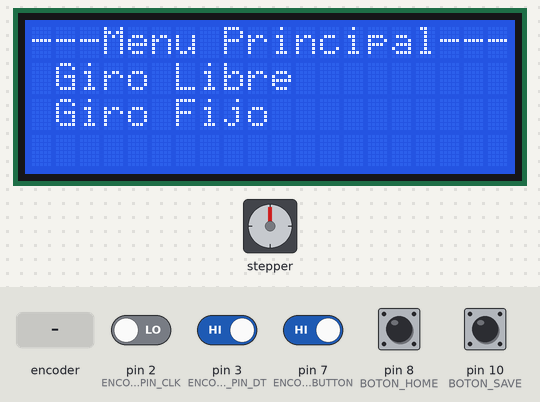
This sketch was run on a simulated Arduino Uno, built with avr-gcc and run on an emulated ATmega328P. Parts: 20×4 character LCD, stepper motor. The inputs (shaded band) are chosen by the test bench; at power-on: pin 3 (ENCODER_PIN_DT), pin 7 (ENCODER_BUTTON), pin 8 (BOTON_HOME), pin 10 (BOTON_SAVE) HIGH, pin 2 (ENCODER_PIN_CLK) LOW. Stepper angles assume 3200 steps per turn; what the sketch prints to the serial monitor is not drawn.

Above: at 1.3 s.
1.4 s: rotary encoder on pin 2 (ENCODER_PIN_CLK) / pin 3 (ENCODER_PIN_DT) turned 3 steps (first pin leading)
3.6 s: pin 7 (ENCODER_BUTTON) driven LOW
At 4.5 s:
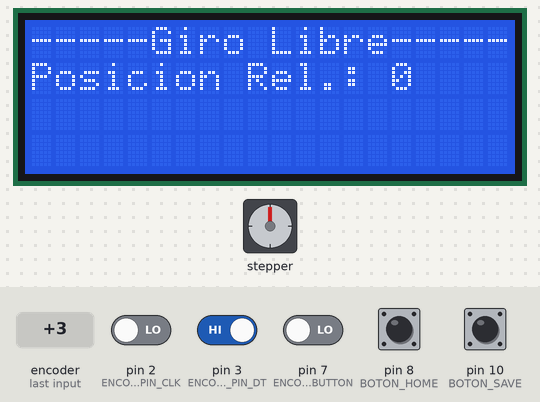
5.2 s: rotary encoder on pin 2 (ENCODER_PIN_CLK) / pin 3 (ENCODER_PIN_DT) turned 1 step (first pin leading)
At 5.35 s:
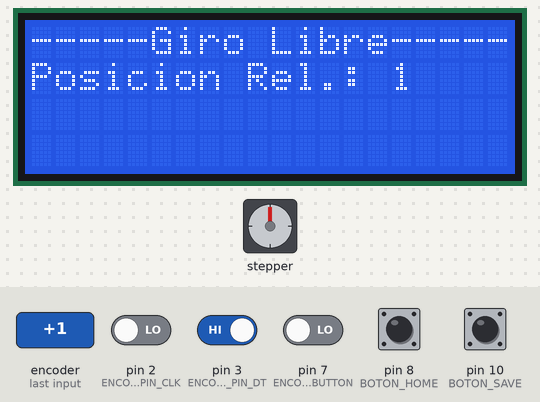
6.9 s: pin 8 (BOTON_HOME) pulled LOW for 0.15 s
At 7.7 s:
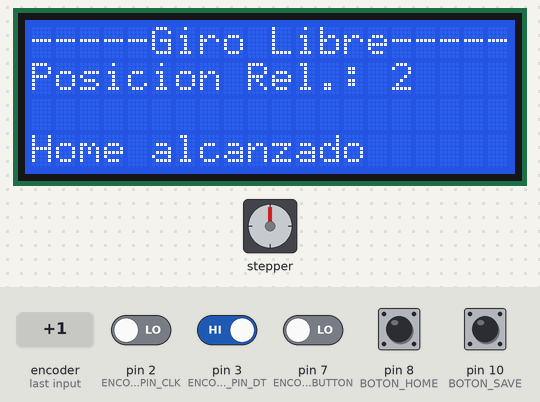
9.4 s: pin 10 (BOTON_SAVE) pulled LOW for 0.15 s
At 9.9 s:
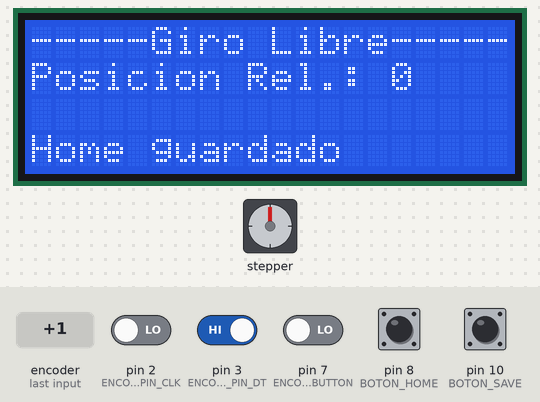
11.5 s: rotary encoder on pin 2 (ENCODER_PIN_CLK) / pin 3 (ENCODER_PIN_DT) turned 2 steps (second pin leading)
At 12.5 s:
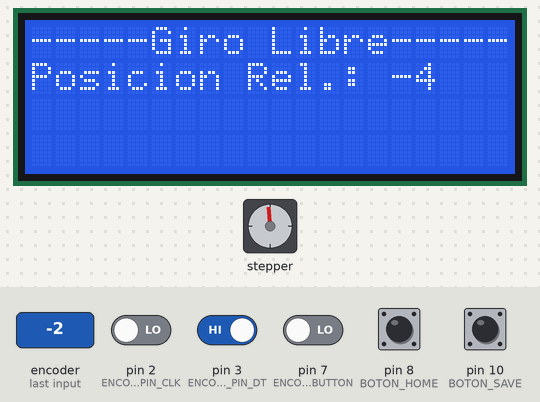
Timing chart, 0 to 14.4 s (numbered marks = the images above; inputs shaded):
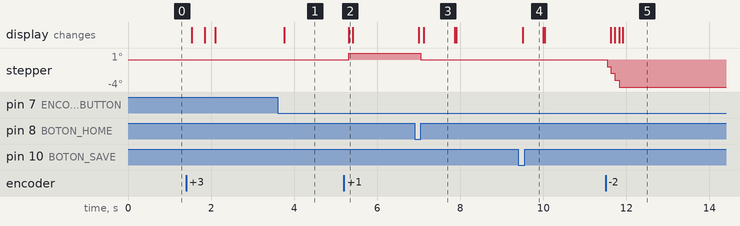

The sketch:

Girador_Muestras.ino
```cpp
// ================================================================
// GIRADOR DE MUESTRAS
// Versión  2.6 del día 6 de marzo de 2026
// ================================================================

// Librerías
#include <LiquidCrystal_I2C.h>
#include <LiquidMenu.h>
#include <AccelStepper.h>

// ================================================================
// CONFIGURACIÓN DE HARDWARE
// ================================================================

#define STEP_PIN          12
#define DIR_PIN           13
#define ENCODER_PIN_CLK   2
#define ENCODER_PIN_DT    3
#define ENCODER_BUTTON    7
#define BOTON_HOME        8
#define BOTON_GIRO        9
#define BOTON_SAVE        10

const int STEPS_PER_REV  = 200;
const int MICRO_STEPS    = 16;
const int MAX_SPEED      = 1000;
const int ACCELERATION   = 5000;

// ================================================================
// OBJETOS PRINCIPALES
// ================================================================

LiquidCrystal_I2C lcd(0x27, 20, 4);
AccelStepper stepper(AccelStepper::DRIVER, STEP_PIN, DIR_PIN);

// ================================================================
// CLASE BUTTON — DEBOUNCE NO BLOQUEANTE
// ================================================================

class Button {
  private:
    int pin;
    unsigned long lastDebounceTime;
    bool lastButtonState;
    bool buttonState;
    const unsigned long debounceDelay = 50;

  public:
    Button(int p) : pin(p), lastDebounceTime(0), lastButtonState(HIGH), buttonState(HIGH) {
      pinMode(pin, INPUT_PULLUP);
    }

    bool isPressed() {
      bool reading = digitalRead(pin);

      // Si cambió el estado, reiniciar el temporizador
      if (reading != lastButtonState) {
        lastDebounceTime = millis();
      }

      if ((millis() - lastDebounceTime) > debounceDelay) {
        if (reading != buttonState) {
          buttonState = reading;
          if (buttonState == LOW) {
            return true;
          }
        }
      }

      lastButtonState = reading;
      return false;
    }
};

Button encoderBtn(ENCODER_BUTTON);
Button botonSave(BOTON_SAVE);
Button botonHome(BOTON_HOME);
Button botonGiro(BOTON_GIRO);

// ================================================================
// VARIABLES GLOBALES
// ================================================================

volatile long encoderPos   = 0;
volatile int lastStateCLK  = 0;

long currentAngle    = 0;
long homeAngle       = 0;
long anguloAcumulado = 0;

bool inGiroLibre     = false;
bool inAnguloPreest  = false;
bool homingCompleted = false;

// ================================================================
// MENÚ
// ================================================================

LiquidLine headerPantalla1(0, 0, "---Menu Principal---");
LiquidLine linea1(1, 1, "Giro Libre");
LiquidLine linea2(1, 2, "Giro Fijo");
LiquidScreen pantalla1(headerPantalla1, linea1, linea2);

LiquidLine headerPantalla2(0, 0, "-----Giro Libre-----");
LiquidLine lineaAngulo(0, 1, "Posicion Rel.: ", currentAngle);
LiquidScreen pantalla2(headerPantalla2, lineaAngulo);

LiquidLine headerPantalla3(0, 0, "----Giro Manual----");
LiquidLine lineaAnguloPreest(0, 1, "Posicion Rel.: ", currentAngle);
LiquidLine lineaAngAcumulado(0, 2, "Posicion Abs.: ", anguloAcumulado);
LiquidScreen pantalla3(headerPantalla3, lineaAnguloPreest, lineaAngAcumulado);

LiquidMenu menu(lcd, pantalla1, pantalla2, pantalla3);

// ================================================================
// DECLARACIÓN DE FUNCIONES
// ================================================================

void handleMenuNavigation();
void handleGiroLibre();
void handleAnguloPreest();
void saveHomeAngle();
void returnToHome();
void resetEncoder();
void returnToMainMenu();
void updateEncoderPosition();
void encoderISR_A();
void fn_giro_libre();
void fn_angulo_preest();

// ================================================================
// SETUP
// ================================================================

void setup() {
  Serial.begin(9600);

  lcd.init();
  lcd.backlight();

  stepper.setMaxSpeed(MAX_SPEED);
  stepper.setAcceleration(ACCELERATION);

  attachInterrupt(digitalPinToInterrupt(ENCODER_PIN_CLK), encoderISR_A, CHANGE);

  linea1.set_focusPosition(Position::LEFT);
  linea2.set_focusPosition(Position::LEFT);
  linea1.attach_function(1, fn_giro_libre);
  linea2.attach_function(1, fn_angulo_preest);
  menu.add_screen(pantalla1);
  menu.add_screen(pantalla2);
  menu.add_screen(pantalla3);
  pantalla1.set_displayLineCount(3);
  menu.set_focusedLine(1);
  menu.update();

  Serial.println("Sistema iniciado correctamente");
}

// ================================================================
// LOOP
// ================================================================

void loop() {
  updateEncoderPosition();

  if (inGiroLibre) {
    handleGiroLibre();
  }
  else if (inAnguloPreest) {
    handleAnguloPreest();
  }
  else {
    handleMenuNavigation();
  }
}

// ================================================================
// INTERRUPCIONES ISR ENCODER
// ================================================================

void encoderISR_A() {
  int currentStateCLK = digitalRead(ENCODER_PIN_CLK);
  int currentStateDT  = digitalRead(ENCODER_PIN_DT);

  if (currentStateCLK != lastStateCLK) {
    //Giro horario
    if (currentStateDT != currentStateCLK) {
      encoderPos++;
    }
    //Giro antihorario
    else {
      encoderPos--;
    }
  }

  lastStateCLK = currentStateCLK;
}

// ================================================================
// FUNCIONES UTILES, CREADAS PARA ENCAPSULAR CODIGO
// ================================================================

void updateEncoderPosition() {
  noInterrupts();
  long tempPos = encoderPos;
  interrupts();
  currentAngle = tempPos;
}

void resetEncoder() {
  noInterrupts();
  encoderPos = 0;
  interrupts();
  currentAngle = 0;
}

void returnToMainMenu() {
  menu.change_screen(1);
  menu.set_focusedLine(0);
  menu.update();
}

// ================================================================
// NAVEGACIÓN DEL MENÚ
// ================================================================

void handleMenuNavigation() {
  static long lastMenuPos = 0;
  static unsigned long lastMenuUpdate = 0;
  const unsigned long menuUpdateDelay = 200;

  noInterrupts();
  long tempPos = encoderPos;
  interrupts();

  if (millis() - lastMenuUpdate > menuUpdateDelay) {
    if (tempPos > lastMenuPos) {
      //Mueve hacia abajo
      menu.switch_focus(true);
      menu.update();
      lastMenuPos = tempPos;
      lastMenuUpdate = millis();
    } else if (tempPos < lastMenuPos) {
      //Mueve hacia arriba
      menu.switch_focus(false);
      menu.update();
      lastMenuPos = tempPos;
      lastMenuUpdate = millis();
    }
  }

  if (encoderBtn.isPressed()) {
    menu.call_function(1);
  }
}

// ================================================================
// MODO GIRO LIBRE
// ================================================================

void handleGiroLibre() {
  stepper.run();

  long targetPosition = (currentAngle * STEPS_PER_REV * MICRO_STEPS) / 360;
  stepper.moveTo(targetPosition);
  while (stepper.distanceToGo() != 0) {
    stepper.run();
  }

  lcd.setCursor(0, 0);
  lcd.print("-----Giro Libre-----");
  lcd.setCursor(0, 1);
  lcd.print("Posicion Rel.: ");
  lcd.print(currentAngle);
  lcd.print("   ");

  if (encoderBtn.isPressed()) {
    stepper.stop();
    saveHomeAngle();
    returnToHome();
    inGiroLibre = false;
    lcd.clear();
    returnToMainMenu();
  }

  if (botonSave.isPressed()) {
    saveHomeAngle();
  }

  if (botonHome.isPressed()) {
    returnToHome();
  }
}

// ================================================================
// MODO GIRO MANUAL
// ================================================================

void handleAnguloPreest() {
  stepper.run();

  lcd.setCursor(0, 0);
  lcd.print("----Giro  Manual----");
  lcd.setCursor(0, 1);
  lcd.print("Posicion Rel.: ");
  lcd.print(currentAngle);
  lcd.print("   ");
  lcd.setCursor(0, 2);
  lcd.print("Posicion Abs.: ");
  lcd.print(anguloAcumulado);
  lcd.print("   ");

  if (encoderBtn.isPressed()) {
    stepper.stop();
    saveHomeAngle();
    returnToHome();
    inAnguloPreest = false;
    anguloAcumulado = 0;
    lcd.clear();
    returnToMainMenu();
  }

  if (botonSave.isPressed()) {
    saveHomeAngle();
  }

  if (botonHome.isPressed()) {
    returnToHome();
  }

  if (botonGiro.isPressed()) {
    long targetPosition = (currentAngle * STEPS_PER_REV * MICRO_STEPS) / 360;
    stepper.move(targetPosition);

    //Movemos hasta que llegue a la posicón objetivo
    while (stepper.distanceToGo() != 0) {
      stepper.run();
    }
    anguloAcumulado += currentAngle;
    lcd.setCursor(0, 2);
    lcd.print("Posicion Abs.: ");
    lcd.print(anguloAcumulado);
    lcd.print("   ");
  }
}

// ================================================================
// FUNCIONES DE HOME
// ================================================================

void saveHomeAngle() {
  stepper.stop();
  long homePosition = stepper.currentPosition();
  homeAngle = (homePosition * 360) / (STEPS_PER_REV * MICRO_STEPS);

  Serial.print("Home guardado: ");
  Serial.println(homeAngle);

  lcd.setCursor(0, 3);
  lcd.print("Home guardado       ");
  delay(500);
  lcd.clear();
}

void returnToHome() {
  long homePosition = (homeAngle * STEPS_PER_REV * MICRO_STEPS) / 360;

  Serial.print("Moviendo a home: ");
  Serial.println(homePosition);

  lcd.setCursor(0, 3);
  lcd.print("Moviendo a home...  ");

  stepper.moveTo(homePosition);
  while (stepper.distanceToGo() != 0) {
    stepper.run();
  }

  stepper.stop();
  stepper.setCurrentPosition(0);
  resetEncoder();
  anguloAcumulado = 0;
  homeAngle       = 0;
  homingCompleted = true;

  lcd.setCursor(0, 3);
  lcd.print("Home alcanzado      ");
  delay(750);
  lcd.clear();
}

// ================================================================
// CALLBACKS DEL MENÚ
// ================================================================

void fn_giro_libre() {
  resetEncoder();
  inGiroLibre    = true;
  homingCompleted = false;
  menu.change_screen(2);
  lcd.clear();
  lcd.setCursor(0, 0);
  lcd.print("-----Giro Libre-----");
  lcd.setCursor(0, 1);
  lcd.print("Posicion Rel.: 0    ");
}

void fn_angulo_preest() {
  resetEncoder();
  anguloAcumulado = 0;
  inAnguloPreest  = true;
  menu.change_screen(3);
  lcd.clear();
  lcd.setCursor(0, 0);
  lcd.print("----Giro  Manual----");
  lcd.setCursor(0, 1);
  lcd.print("Posicion Rel.: 0    ");
  lcd.setCursor(0, 2);
  lcd.print("Posicion Abs.: 0    ");
}
```

Measured:
- after the input at 3.6 s, the display: changes after 0.17 s (image 1)
- after the input at 9.4 s, the display: changes after 0.10 s (image 4)
- what the display in image 3 shows lasts 0.8 s, from 7.1 s to 7.9 s
